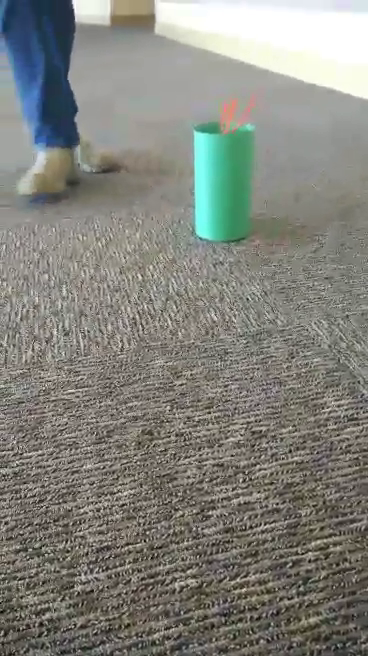
#> input picture frame 42 of robo_games/scripts/video-1447095222.mp4.mp4, 368 x 656 px
$ python track_puck.py
#> lines starting #> are read from the running program, lines starting #| are printed output that depends on the picture; after the words box and inside, x2 and y2 are one past the last pixel; in counts of white or black regions, pixels touching at a corner belong together
#> in run, frame is the input picture: shape (656, 368, 3); mean B, G, R 124.4, 131.4, 130.5
#!/usr/bin/env python

import cv2 as cv
import numpy as np
from time import sleep

class ColorTracker:
    def __init__(self):
        self.capture = cv.VideoCapture('video-1447095222.mp4.mp4')

    def process_frame(self, frame):
        # consider blurring image a bit

        hsv = cv.cvtColor(frame, cv.COLOR_BGR2HSV)
#> hsv: shape (656, 368, 3); mean H, S, V 30.6, 33.1, 136
        thresh = cv.inRange(hsv, np.array((50, 50, 110)), np.array((100, 200, 255)))
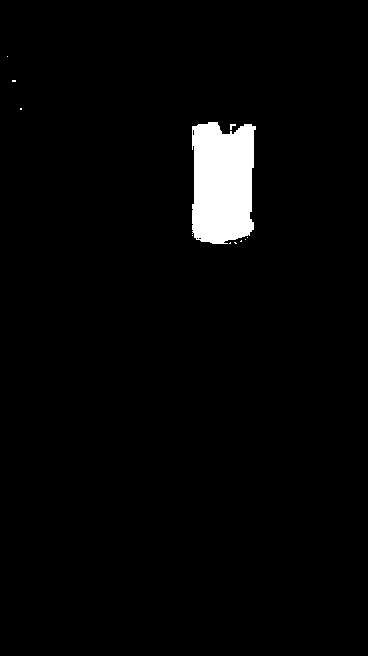
#> thresh: shape (656, 368); 2.8% white; 11 white regions (9 under 20 px)
        thresh2 = thresh.copy()

        # consider erosion and dilation to remove small particles/noise

        contours, hierarchy = cv.findContours(thresh, cv.RETR_LIST, cv.CHAIN_APPROX_SIMPLE)
#> contours = 14 contours, 13 with area under 20; largest, box (x1, y1, x2, y2) and area: (192, 122, 256, 244) 6590

        max_area = 0
        best_contour = False
        for contour in contours:
            area = cv.contourArea(contour)
            if area > max_area:
                max_area = area
                best_contour = contour
#> this loop made 14 passes
#> (area, max_area) on pass 11: (6589.5, 6589.5)
#> after the loop, best_contour = contour of 106 points, box (x1, y1, x2, y2) (192, 122, 256, 244), area 6590; max_area = 6589.5

        try:
            moments = cv.moments(best_contour)
#> moments = moments, m00 6589.5, centre m10/m00, m01/m00 = (222, 182.6)
        except UnboundLocalError:
            print("no contour found")
            return

        try:
            cx, cy = int(moments['m10']/moments['m00']), int(moments['m01']/moments['m00'])
#> cx = 222; cy = 182
        except ZeroDivisionError:
            print("can't divide by 0")
            return

        cv.circle(frame, (cx,cy), 5, 255, -1)
#> frame: shape (656, 368, 3); 0.03% of pixels changed, all inside (x1, y1, x2, y2) = (217, 177, 228, 188)

        cv.imshow('frame', frame)
        cv.imshow('thresh', thresh2)

    def run(self):
        cv.namedWindow('frame')
        cv.namedWindow('thresh')
        while(True):
            _, frame = self.capture.read()
            self.process_frame(frame)
            if cv.waitKey(33) == 27:
#> (key Esc is pressed here)
                break

if __name__ == "__main__":
    ct = ColorTracker()
    ct.run()

$ run again, starting later in the video
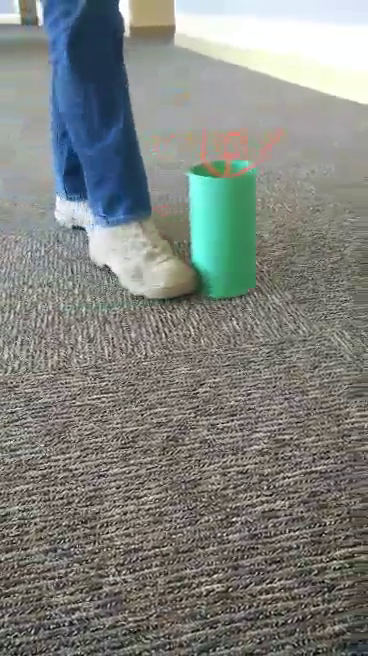
#> input picture frame 190 of robo_games/scripts/video-1447095222.mp4.mp4, 368 x 656 px
#> in run, frame is the input picture: shape (656, 368, 3); mean B, G, R 126.1, 130.4, 127
#> hsv: shape (656, 368, 3); mean H, S, V 39.8, 38.5, 136.9
#> in process_frame, `thresh = cv.inRange(hsv, np.array((50, 50, 110)), np.array((100, 200, ..`:
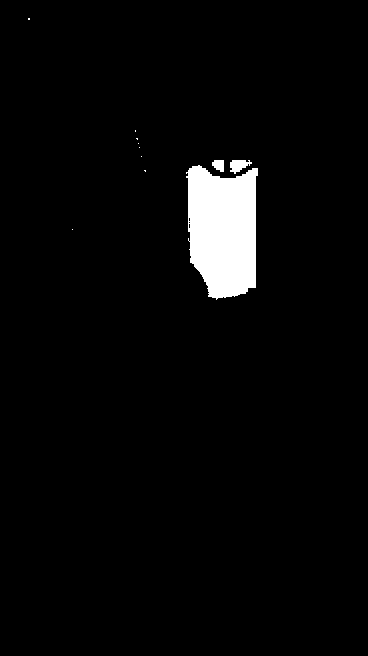
#> thresh: shape (656, 368); 3.4% white; 11 white regions (8 under 20 px)
#> contours = 14 contours, 11 with area under 20; largest, box (x1, y1, x2, y2) and area: (186, 165, 258, 300) 7624, (230, 160, 252, 174) 154, (212, 160, 224, 172) 91
#> the loop in process_frame, `for contour in contours:` made 14 passes
#> (area, max_area) on pass 6: (7624.5, 7624.5)
#> after the loop in process_frame, `for contour in contours:`: best_contour = contour of 129 points, box (x1, y1, x2, y2) (186, 165, 258, 300), area 7624; max_area = 7624.5
#> moments = moments, m00 7624.5, centre m10/m00, m01/m00 = (222.7, 230.2)
#> cx = 222; cy = 230
#> frame: shape (656, 368, 3); 0.03% of pixels changed, all inside (x1, y1, x2, y2) = (217, 225, 228, 236)

$ run again, starting later in the video
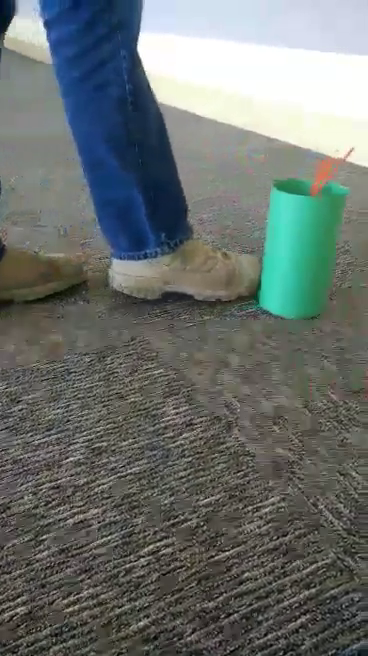
#> input picture frame 339 of robo_games/scripts/video-1447095222.mp4.mp4, 368 x 656 px
#> in run, frame is the input picture: shape (656, 368, 3); mean B, G, R 109.2, 112.1, 105.4
#> hsv: shape (656, 368, 3); mean H, S, V 45.6, 49.3, 118.8
#> in process_frame, `thresh = cv.inRange(hsv, np.array((50, 50, 110)), np.array((100, 200, ..`:
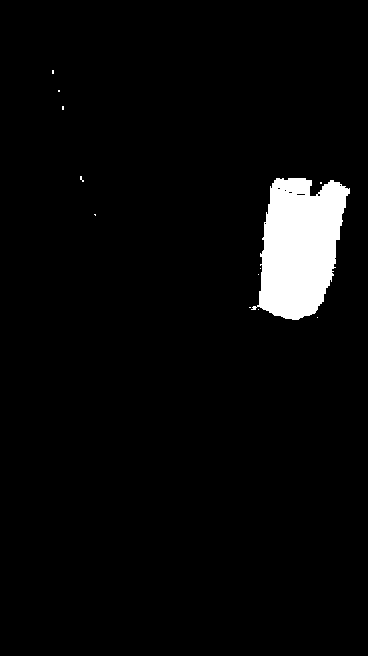
#> thresh: shape (656, 368); 4% white; 12 white regions (11 under 20 px)
#> contours = 19 contours, 18 with area under 20; largest, box (x1, y1, x2, y2) and area: (251, 178, 350, 320) 9368
#> the loop in process_frame, `for contour in contours:` made 19 passes
#> (area, max_area) on pass 15: (9368.5, 9368.5)
#> after the loop in process_frame, `for contour in contours:`: best_contour = contour of 210 points, box (x1, y1, x2, y2) (251, 178, 350, 320), area 9368; max_area = 9368.5
#> moments = moments, m00 9368.5, centre m10/m00, m01/m00 = (299.4, 246)
#> cx = 299; cy = 246
#> frame: shape (656, 368, 3); 0.03% of pixels changed, all inside (x1, y1, x2, y2) = (294, 241, 305, 252)
